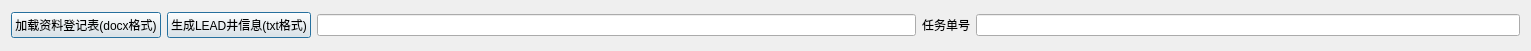
     <widget class="QWidget" name="layoutWidget">
      <property name="geometry">
       <rect>
        <x>20</x>
        <y>-1</y>
        <width>1531</width>
        <height>51</height>
       </rect>
      </property>
      <property name="styleSheet">
       <string notr="true">font: 10pt &quot;黑体&quot;;</string>
      </property>
      <layout class="QGridLayout" name="gridLayout_24">
       <item row="0" column="1">
        <widget class="QLineEdit" name="lineEdit_5">
         <property name="styleSheet">
          <string notr="true">font: 10pt &quot;黑体&quot;;</string>
         </property>
        </widget>
       </item>
       <item row="0" column="0">
        <layout class="QHBoxLayout" name="horizontalLayout">
         <item>
          <widget class="QPushButton" name="pushButton">
           <property name="styleSheet">
            <string notr="true">font: 10pt &quot;黑体&quot;;</string>
           </property>
           <property name="text">
            <string>加载资料登记表(docx格式)</string>
           </property>
           <property name="default">
            <bool>true</bool>
           </property>
          </widget>
         </item>
         <item>
          <widget class="QPushButton" name="pushButton_3">
           <property name="styleSheet">
            <string notr="true">font: 10pt &quot;黑体&quot;;</string>
           </property>
           <property name="text">
            <string>生成LEAD井信息(txt格式)</string>
           </property>
           <property name="default">
            <bool>true</bool>
           </property>
          </widget>
         </item>
        </layout>
       </item>
       <item row="0" column="2">
        <layout class="QGridLayout" name="gridLayout_14">
         <item row="0" column="0">
          <widget class="QLabel" name="label_43">
           <property name="styleSheet">
            <string notr="true">font: 10pt &quot;黑体&quot;;</string>
           </property>
           <property name="text">
            <string>任务单号</string>
           </property>
          </widget>
         </item>
         <item row="0" column="1">
          <widget class="QLineEdit" name="lineEdit_19">
           <property name="styleSheet">
            <string notr="true">font: 10pt &quot;黑体&quot;;</string>
           </property>
           <property name="text">
            <string/>
           </property>
          </widget>
         </item>
        </layout>
       </item>
      </layout>
     </widget>
